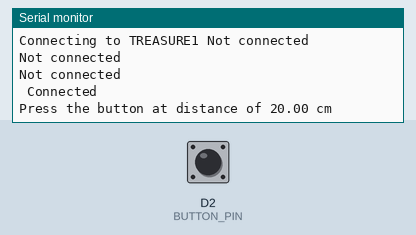
A sketch run on a simulated ESP8266 (NodeMCU). Parts: the last lines printed to the serial monitor. The inputs (shaded band) are chosen by the test bench; at power-on: D2 (BUTTON_PIN) HIGH. WiFi joins after 1.5 s; servers stay silent unless stated.

Above: at 2.3 s.
2.4 s: D2 (BUTTON_PIN) pulled LOW for 0.15 s
At 3.1 s:
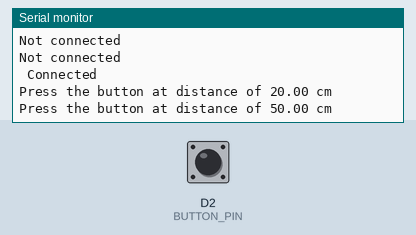
4.0 s: D2 (BUTTON_PIN) pulled LOW for 1 s
At 5.7 s:
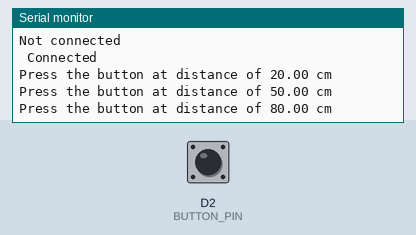
6.5 s: D2 (BUTTON_PIN) pulled LOW for 0.15 s
At 7.1 s:
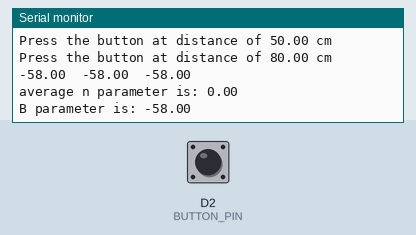

The sketch:

find_n_and_B_parameters.ino
```cpp
#include <ESP8266WiFi.h>
#include <math.h>

#define distances_cal_length 3
#define BUTTON_PIN D2 // the number of the pushbutton pin

int currentState;                      // the current reading from the input pin
double distances[distances_cal_length] = {0.2, 0.5, 0.8}; // distances in meters to use for
                                                         //"calibration" at new environment
                                       // distances[1] is the parameter d0
int dist_index = 0;                    // index
int change_dist = 0;                   // false
int number_of_samples = 0;

double RSSI[3] = {0, 0, 0}; // average RSSIs at closest, middle and farthest distances
double B_param = 0;           //RSSI[1] will be the parameter B
double n_param_0 = 0; // n parameter from closest distance
double n_param_2 = 0; // n parameter from farthest distance
double n_param_avg = 0;

double measurement;

const char *ssid = "TREASURE1";
const char *password = "password1";

void setup()
{
  Serial.begin(9600);
  pinMode(BUTTON_PIN, INPUT_PULLUP);

  Serial.printf("Connecting to %s ", ssid);
  WiFi.begin(ssid, password);
  while (WiFi.status() != WL_CONNECTED)
  {
    delay(500);
    Serial.println("Not connected");
  }
  Serial.println(" Connected");
  find_parameters();
}

void loop()
{
   delay(100);
}

//find and save n_param_avg and B_param parameters
void find_parameters()
{
  get_wifi_data();
  B_param=RSSI[1];
  //now RSSI[1] is the parameter B, distances[1] is the parameter d0
  n_param_0 = (B_param - RSSI[0])/(10*log10(distances[0]/distances[1]));
  n_param_2 = (B_param - RSSI[2])/(10*log10(distances[2]/distances[1]));

  n_param_avg=(n_param_0+n_param_2)/2;

  for (int i = 0; i < distances_cal_length; i++)
  {
    Serial.print(RSSI[i]);
    Serial.print('\t');
  }
  Serial.println(" ");
  Serial.print("average n parameter is: ");
  Serial.println(n_param_avg);
  Serial.print("B parameter is: ");
  Serial.println(B_param);
}

//get average RSSI values at three distances
void get_wifi_data()
{
  Serial.print("Press the button at distance of ");
  Serial.print(distances[dist_index]*100);
  Serial.println( " cm" );

  while (dist_index < distances_cal_length)
  {
    measurement = WiFi.RSSI();
    currentState = digitalRead(BUTTON_PIN);


    if (currentState == LOW)
    {                  // pressing the button when we stay at the same place
      change_dist = 1; // true, now when the button will be released we want to be at the next distance
      number_of_samples++;

      RSSI[dist_index] += measurement;
    }
    else if (change_dist)
    { // the button was pressed and released

      RSSI[dist_index] = RSSI[dist_index] / number_of_samples;

      dist_index = dist_index + 1;
      number_of_samples = 0;
      change_dist = 0;
      if (dist_index <distances_cal_length){ //to prevent printing it at the last time, when we do not need to press the button
        Serial.print("Press the button at distance of ");
        Serial.print(distances[dist_index]*100);
        Serial.println( " cm" );
      }
    }

    delay(20);
  }
}
```

Measured:
- after the input at 2.4 s, the serial monitor: prints a new line after 0.15 s (image 1)
- after the input at 4.0 s, the serial monitor: prints a new line after 1.0 s (image 2)
- after the input at 6.5 s, the serial monitor: prints a new line after 0.18 s (image 3)
